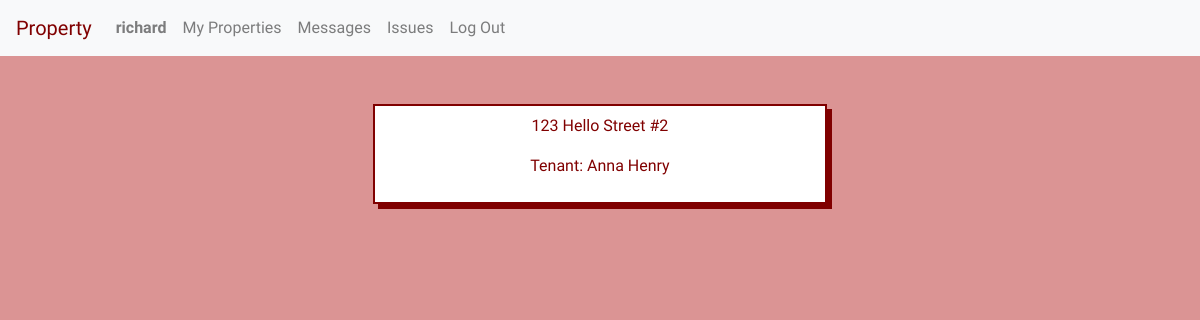
The app's page /unit/1 (signed in), older data.
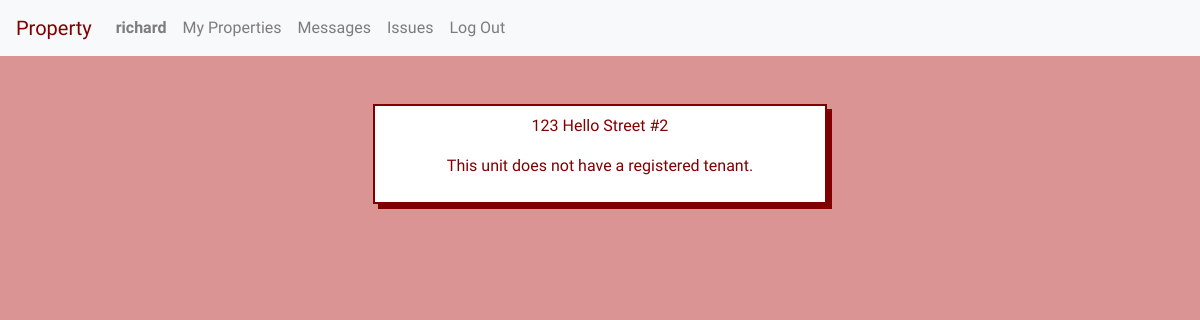
The same page, newer data.
### property/models.py (models this page shows, shortened)
class Unit(models.Model):
    manager = models.ForeignKey(User, on_delete=models.CASCADE, related_name="managers")
    tenant = models.ForeignKey(User, on_delete=models.CASCADE, related_name="tenants", blank=True, null=True)
    address = models.CharField(max_length=200)
    image = models.ImageField(blank=True, upload_to='images/')
    lease = models.FileField(blank=True, upload_to='leases/')
    def __str__(self):
        return f"{self.address}"

class User(AbstractUser):
    tenant = models.BooleanField(default=True)
    manager = models.BooleanField(default=False)

### property/views.py (the view)
# urls.py: path("unit/<int:unit_id>", views.unit, name="unit"),
@login_required
def unit(request, unit_id):
    if request.method == "GET":
        unit = Unit.objects.get(id=unit_id)
        return render(request, 'property/unit.html', {
            "unit": unit
        })

### property/templates/property/unit.html (shortened to what this page needs)
{% extends "property/layout.html" %}
{% block body %}
{% if user == unit.manager %}
    <div class="unit-listing">
        <p>{{unit}}</p>
        {% if unit.tenant %}
        <p>Tenant: {{unit.tenant.first_name}} {{unit.tenant.last_name}}</p>
        {% else %}
        <p>This unit does not have a registered tenant.</p>
        {% endif %}
    </div>
{% else %}
    You don't have permission to see this unit. Sorry!
{% endif %}
{% endblock %}

Row changes from the older to the newer data that the page shows:
changed Unit "123 Hello Street #2": tenant_id 12 → empty (drawn); tenant.first_name "Anna" → (not shown); tenant.last_name "Henry" → (not shown)
Text that changed along with them:
text no longer shown: "Tenant:"
text now shown: "This unit does not have a registered tenant."
